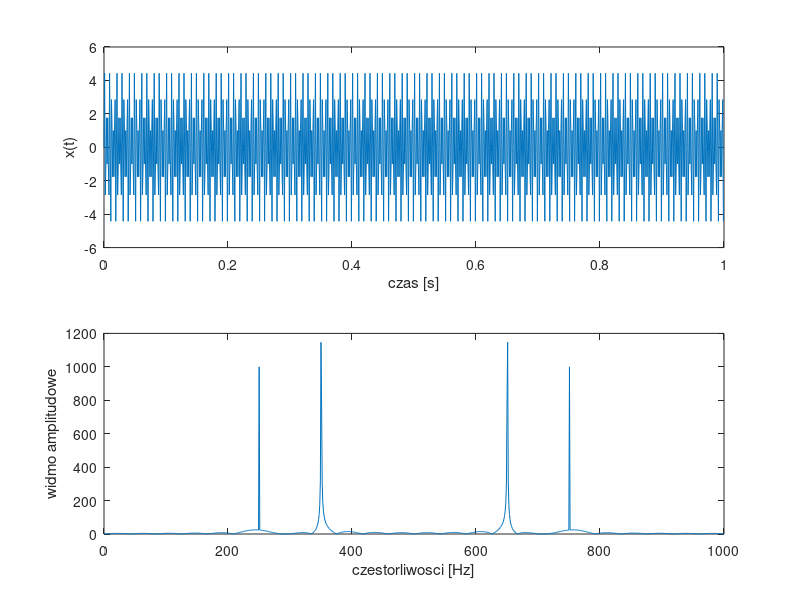

Write MATLAB code to recreate this figure.
clear all;
close all;
N=1000;
fp=1000;
t=0:1/fp:(N-1)/fp;
x=2*sin(2*pi*250*t)+3*sin(2*pi*350*t);
subplot(211)
plot(t,x)
xlabel('czas [s]')
ylabel('x(t)')

Nf=1024;
f=linspace (0,fp,Nf);
v=fft(x,Nf);
w=abs(v);
subplot(212)
plot(f,w)
xlabel('czestorliwosci [Hz]')
ylabel('widmo amplitudowe')